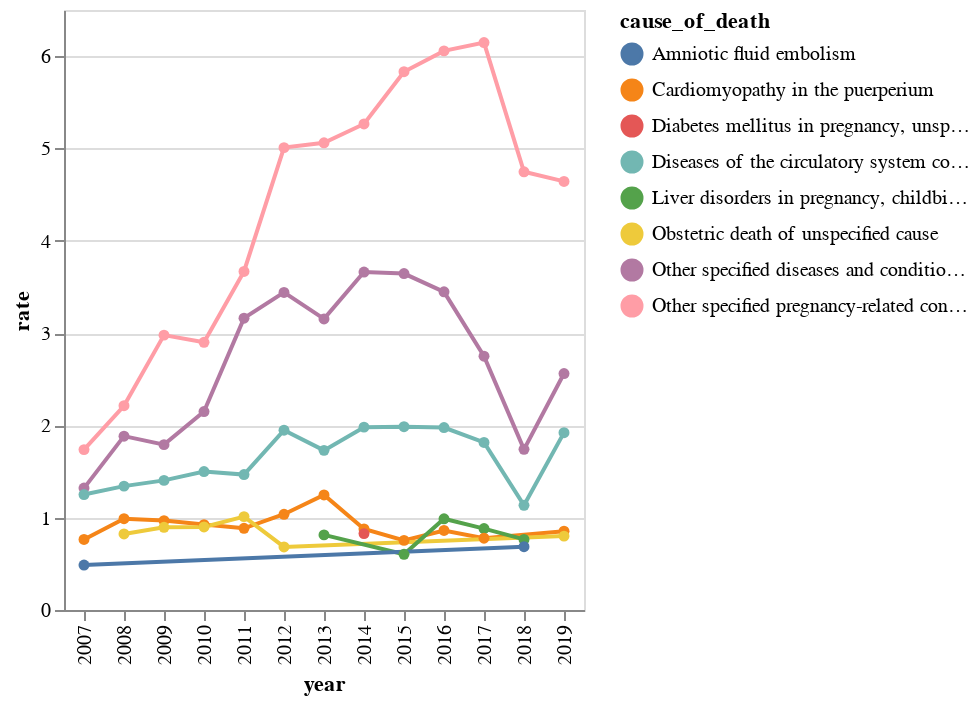

The code cell stored with this chart in its notebook:
### Markdown cell above
### top five causes over time

### Code cell
alt.Chart(top_five).mark_line(point=True).encode(
    x=alt.X("year:O"), y=alt.Y("rate"), color="cause_of_death:N"
)

### Figure 1 — Vega-Lite specification as saved in the notebook (floating-point values rounded to 4 significant figures)
{"config": {"view": {"continuousWidth": 400, "continuousHeight": 300}}, "data": {"name": "data-a21e20bd3d5e2200b4e9a080cdf5f1ea"}, "mark": {"type": "line", "point": true}, "encoding": {"color": {"field": "cause_of_death", "type": "nominal"}, "x": {"field": "year", "type": "ordinal"}, "y": {"field": "rate", "type": "quantitative"}}, "$schema": "https://vega.github.io/schema/vega-lite/v4.17.0.json", "datasets": {"data-a21e20bd3d5e2200b4e9a080cdf5f1ea": [{"year": "2019", "cause_of_death": "Other specified pregnancy-related conditions", "cause_of_death_code": "O26.8", "deaths": 174.0, "crude_rate": "0.1", "births": 3747540, "rate": 4.643}, {"year": "2019", "cause_of_death": "Other specified diseases and conditions complicating pregnancy, childbirth and the puerperium", "cause_of_death_code": "O99.8", "deaths": 96.0, "crude_rate": "0.0", "births": 3747540, "rate": 2.562}, {"year": "2019", "cause_of_death": "Diseases of the circulatory system complicating pregnancy, childbirth and the puerperium", "cause_of_death_code": "O99.4", "deaths": 72.0, "crude_rate": "0.0", "births": 3747540, "rate": 1.921}, {"year": "2019", "cause_of_death": "Cardiomyopathy in the puerperium", "cause_of_death_code": "O90.3", "deaths": 32.0, "crude_rate": "0.0", "births": 3747540, "rate": 0.8539}, {"year": "2019", "cause_of_death": "Obstetric death of unspecified cause", "cause_of_death_code": "O95", "deaths": 30.0, "crude_rate": "0.0", "births": 3747540, "rate": 0.8005}, {"year": "2018", "cause_of_death": "Other specified pregnancy-related conditions", "cause_of_death_code": "O26.8", "deaths": 180.0, "crude_rate": "0.1", "births": 3791712, "rate": 4.747}, {"year": "2018", "cause_of_death": "Other specified diseases and conditions complicating pregnancy, childbirth and the puerperium", "cause_of_death_code": "O99.8", "deaths": 66.0, "crude_rate": "0.0", "births": 3791712, "rate": 1.741}, {"year": "2018", "cause_of_death": "Diseases of the circulatory system complicating pregnancy, childbirth and the puerperium", "cause_of_death_code": "O99.4", "deaths": 43.0, "crude_rate": "0.0", "births": 3791712, "rate": 1.134}, {"year": "2018", "cause_of_death": "Liver disorders in pregnancy, childbirth and the puerperium", "cause_of_death_code": "O26.6", "deaths": 29.0, "crude_rate": "0.0", "births": 3791712, "rate": 0.7648}, {"year": "2018", "cause_of_death": "Amniotic fluid embolism", "cause_of_death_code": "O88.1", "deaths": 26.0, "crude_rate": "0.0", "births": 3791712, "rate": 0.6857}, {"year": "2017", "cause_of_death": "Other specified pregnancy-related conditions", "cause_of_death_code": "O26.8", "deaths": 237.0, "crude_rate": "0.1", "births": 3855500, "rate": 6.147}, {"year": "2017", "cause_of_death": "Other specified diseases and conditions complicating pregnancy, childbirth and the puerperium", "cause_of_death_code": "O99.8", "deaths": 106.0, "crude_rate": "0.0", "births": 3855500, "rate": 2.749}, {"year": "2017", "cause_of_death": "Diseases of the circulatory system complicating pregnancy, childbirth and the puerperium", "cause_of_death_code": "O99.4", "deaths": 70.0, "crude_rate": "0.0", "births": 3855500, "rate": 1.816}, {"year": "2017", "cause_of_death": "Liver disorders in pregnancy, childbirth and the puerperium", "cause_of_death_code": "O26.6", "deaths": 34.0, "crude_rate": "0.0", "births": 3855500, "rate": 0.8819}, {"year": "2017", "cause_of_death": "Cardiomyopathy in the puerperium", "cause_of_death_code": "O90.3", "deaths": 30.0, "crude_rate": "0.0", "births": 3855500, "rate": 0.7781}, {"year": "2016", "cause_of_death": "Other specified pregnancy-related conditions", "cause_of_death_code": "O26.8", "deaths": 239.0, "crude_rate": "0.1", "births": 3945875, "rate": 6.057}, {"year": "2016", "cause_of_death": "Other specified diseases and conditions complicating pregnancy, childbirth and the puerperium", "cause_of_death_code": "O99.8", "deaths": 136.0, "crude_rate": "0.0", "births": 3945875, "rate": 3.447}, {"year": "2016", "cause_of_death": "Diseases of the circulatory system complicating pregnancy, childbirth and the puerperium", "cause_of_death_code": "O99.4", "deaths": 78.0, "crude_rate": "0.0", "births": 3945875, "rate": 1.977}, {"year": "2016", "cause_of_death": "Liver disorders in pregnancy, childbirth and the puerperium", "cause_of_death_code": "O26.6", "deaths": 39.0, "crude_rate": "0.0", "births": 3945875, "rate": 0.9884}, {"year": "2016", "cause_of_death": "Cardiomyopathy in the puerperium", "cause_of_death_code": "O90.3", "deaths": 34.0, "crude_rate": "0.0", "births": 3945875, "rate": 0.8617}, {"year": "2015", "cause_of_death": "Other specified pregnancy-related conditions", "cause_of_death_code": "O26.8", "deaths": 232.0, "crude_rate": "0.1", "births": 3978497, "rate": 5.831}, {"year": "2015", "cause_of_death": "Other specified diseases and conditions complicating pregnancy, childbirth and the puerperium", "cause_of_death_code": "O99.8", "deaths": 145.0, "crude_rate": "0.0", "births": 3978497, "rate": 3.645}, {"year": "2015", "cause_of_death": "Diseases of the circulatory system complicating pregnancy, childbirth and the puerperium", "cause_of_death_code": "O99.4", "deaths": 79.0, "crude_rate": "0.0", "births": 3978497, "rate": 1.986}, {"year": "2015", "cause_of_death": "Cardiomyopathy in the puerperium", "cause_of_death_code": "O90.3", "deaths": 30.0, "crude_rate": "0.0", "births": 3978497, "rate": 0.7541}, {"year": "2015", "cause_of_death": "Liver disorders in pregnancy, childbirth and the puerperium", "cause_of_death_code": "O26.6", "deaths": 24.0, "crude_rate": "0.0", "births": 3978497, "rate": 0.6032}, {"year": "2014", "cause_of_death": "Other specified pregnancy-related conditions", "cause_of_death_code": "O26.8", "deaths": 210.0, "crude_rate": "0.1", "births": 3988076, "rate": 5.266}, {"year": "2014", "cause_of_death": "Other specified diseases and conditions complicating pregnancy, childbirth and the puerperium", "cause_of_death_code": "O99.8", "deaths": 146.0, "crude_rate": "0.0", "births": 3988076, "rate": 3.661}, {"year": "2014", "cause_of_death": "Diseases of the circulatory system complicating pregnancy, childbirth and the puerperium", "cause_of_death_code": "O99.4", "deaths": 79.0, "crude_rate": "0.0", "births": 3988076, "rate": 1.981}, {"year": "2014", "cause_of_death": "Cardiomyopathy in the puerperium", "cause_of_death_code": "O90.3", "deaths": 35.0, "crude_rate": "0.0", "births": 3988076, "rate": 0.8776}, {"year": "2014", "cause_of_death": "Diabetes mellitus in pregnancy, unspecified", "cause_of_death_code": "O24.9", "deaths": 33.0, "crude_rate": "0.0", "births": 3988076, "rate": 0.8275}, {"year": "2013", "cause_of_death": "Other specified pregnancy-related conditions", "cause_of_death_code": "O26.8", "deaths": 199.0, "crude_rate": "0.1", "births": 3932181, "rate": 5.061}, {"year": "2013", "cause_of_death": "Other specified diseases and conditions complicating pregnancy, childbirth and the puerperium", "cause_of_death_code": "O99.8", "deaths": 124.0, "crude_rate": "0.0", "births": 3932181, "rate": 3.153}, {"year": "2013", "cause_of_death": "Diseases of the circulatory system complicating pregnancy, childbirth and the puerperium", "cause_of_death_code": "O99.4", "deaths": 68.0, "crude_rate": "0.0", "births": 3932181, "rate": 1.729}, {"year": "2013", "cause_of_death": "Cardiomyopathy in the puerperium", "cause_of_death_code": "O90.3", "deaths": 49.0, "crude_rate": "0.0", "births": 3932181, "rate": 1.246}, {"year": "2013", "cause_of_death": "Liver disorders in pregnancy, childbirth and the puerperium", "cause_of_death_code": "O26.6", "deaths": 32.0, "crude_rate": "0.0", "births": 3932181, "rate": 0.8138}, {"year": "2012", "cause_of_death": "Other specified pregnancy-related conditions", "cause_of_death_code": "O26.8", "deaths": 198.0, "crude_rate": "0.1", "births": 3952841, "rate": 5.009}, {"year": "2012", "cause_of_death": "Other specified diseases and conditions complicating pregnancy, childbirth and the puerperium", "cause_of_death_code": "O99.8", "deaths": 136.0, "crude_rate": "0.0", "births": 3952841, "rate": 3.441}, {"year": "2012", "cause_of_death": "Diseases of the circulatory system complicating pregnancy, childbirth and the puerperium", "cause_of_death_code": "O99.4", "deaths": 77.0, "crude_rate": "0.0", "births": 3952841, "rate": 1.948}, {"year": "2012", "cause_of_death": "Cardiomyopathy in the puerperium", "cause_of_death_code": "O90.3", "deaths": 41.0, "crude_rate": "0.0", "births": 3952841, "rate": 1.037}, {"year": "2012", "cause_of_death": "Obstetric death of unspecified cause", "cause_of_death_code": "O95", "deaths": 27.0, "crude_rate": "0.0", "births": 3952841, "rate": 0.6831}, {"year": "2011", "cause_of_death": "Other specified pregnancy-related conditions", "cause_of_death_code": "O26.8", "deaths": 145.0, "crude_rate": "0.0", "births": 3953590, "rate": 3.668}, {"year": "2011", "cause_of_death": "Other specified diseases and conditions complicating pregnancy, childbirth and the puerperium", "cause_of_death_code": "O99.8", "deaths": 125.0, "crude_rate": "0.0", "births": 3953590, "rate": 3.162}, {"year": "2011", "cause_of_death": "Diseases of the circulatory system complicating pregnancy, childbirth and the puerperium", "cause_of_death_code": "O99.4", "deaths": 58.0, "crude_rate": "0.0", "births": 3953590, "rate": 1.467}, {"year": "2011", "cause_of_death": "Obstetric death of unspecified cause", "cause_of_death_code": "O95", "deaths": 40.0, "crude_rate": "0.0", "births": 3953590, "rate": 1.012}, {"year": "2011", "cause_of_death": "Cardiomyopathy in the puerperium", "cause_of_death_code": "O90.3", "deaths": 35.0, "crude_rate": "0.0", "births": 3953590, "rate": 0.8853}, {"year": "2010", "cause_of_death": "Other specified pregnancy-related conditions", "cause_of_death_code": "O26.8", "deaths": 116.0, "crude_rate": "0.0", "births": 3999386, "rate": 2.9}, {"year": "2010", "cause_of_death": "Other specified diseases and conditions complicating pregnancy, childbirth and the puerperium", "cause_of_death_code": "O99.8", "deaths": 86.0, "crude_rate": "0.0", "births": 3999386, "rate": 2.15}, {"year": "2010", "cause_of_death": "Diseases of the circulatory system complicating pregnancy, childbirth and the puerperium", "cause_of_death_code": "O99.4", "deaths": 60.0, "crude_rate": "0.0", "births": 3999386, "rate": 1.5}, {"year": "2010", "cause_of_death": "Cardiomyopathy in the puerperium", "cause_of_death_code": "O90.3", "deaths": 37.0, "crude_rate": "0.0", "births": 3999386, "rate": 0.9251}, {"year": "2010", "cause_of_death": "Obstetric death of unspecified cause", "cause_of_death_code": "O95", "deaths": 36.0, "crude_rate": "0.0", "births": 3999386, "rate": 0.9001}, {"year": "2009", "cause_of_death": "Other specified pregnancy-related conditions", "cause_of_death_code": "O26.8", "deaths": 123.0, "crude_rate": "0.0", "births": 4130665, "rate": 2.978}, {"year": "2009", "cause_of_death": "Other specified diseases and conditions complicating pregnancy, childbirth and the puerperium", "cause_of_death_code": "O99.8", "deaths": 74.0, "crude_rate": "0.0", "births": 4130665, "rate": 1.791}, {"year": "2009", "cause_of_death": "Diseases of the circulatory system complicating pregnancy, childbirth and the puerperium", "cause_of_death_code": "O99.4", "deaths": 58.0, "crude_rate": "0.0", "births": 4130665, "rate": 1.404}, {"year": "2009", "cause_of_death": "Cardiomyopathy in the puerperium", "cause_of_death_code": "O90.3", "deaths": 40.0, "crude_rate": "0.0", "births": 4130665, "rate": 0.9684}, {"year": "2009", "cause_of_death": "Obstetric death of unspecified cause", "cause_of_death_code": "O95", "deaths": 37.0, "crude_rate": "0.0", "births": 4130665, "rate": 0.8957}, {"year": "2008", "cause_of_death": "Other specified pregnancy-related conditions", "cause_of_death_code": "O26.8", "deaths": 94.0, "crude_rate": "0.0", "births": 4247694, "rate": 2.213}, {"year": "2008", "cause_of_death": "Other specified diseases and conditions complicating pregnancy, childbirth and the puerperium", "cause_of_death_code": "O99.8", "deaths": 80.0, "crude_rate": "0.0", "births": 4247694, "rate": 1.883}, {"year": "2008", "cause_of_death": "Diseases of the circulatory system complicating pregnancy, childbirth and the puerperium", "cause_of_death_code": "O99.4", "deaths": 57.0, "crude_rate": "0.0", "births": 4247694, "rate": 1.342}, {"year": "2008", "cause_of_death": "Cardiomyopathy in the puerperium", "cause_of_death_code": "O90.3", "deaths": 42.0, "crude_rate": "0.0", "births": 4247694, "rate": 0.9888}, {"year": "2008", "cause_of_death": "Obstetric death of unspecified cause", "cause_of_death_code": "O95", "deaths": 35.0, "crude_rate": "0.0", "births": 4247694, "rate": 0.824}, {"year": "2007", "cause_of_death": "Other specified pregnancy-related conditions", "cause_of_death_code": "O26.8", "deaths": 75.0, "crude_rate": "0.0", "births": 4316233, "rate": 1.738}, {"year": "2007", "cause_of_death": "Other specified diseases and conditions complicating pregnancy, childbirth and the puerperium", "cause_of_death_code": "O99.8", "deaths": 57.0, "crude_rate": "0.0", "births": 4316233, "rate": 1.321}, {"year": "2007", "cause_of_death": "Diseases of the circulatory system complicating pregnancy, childbirth and the puerperium", "cause_of_death_code": "O99.4", "deaths": 54.0, "crude_rate": "0.0", "births": 4316233, "rate": 1.251}, {"year": "2007", "cause_of_death": "Cardiomyopathy in the puerperium", "cause_of_death_code": "O90.3", "deaths": 33.0, "crude_rate": "0.0", "births": 4316233, "rate": 0.7646}, {"year": "2007", "cause_of_death": "Amniotic fluid embolism", "cause_of_death_code": "O88.1", "deaths": 21.0, "crude_rate": "0.0", "births": 4316233, "rate": 0.4865}]}}
